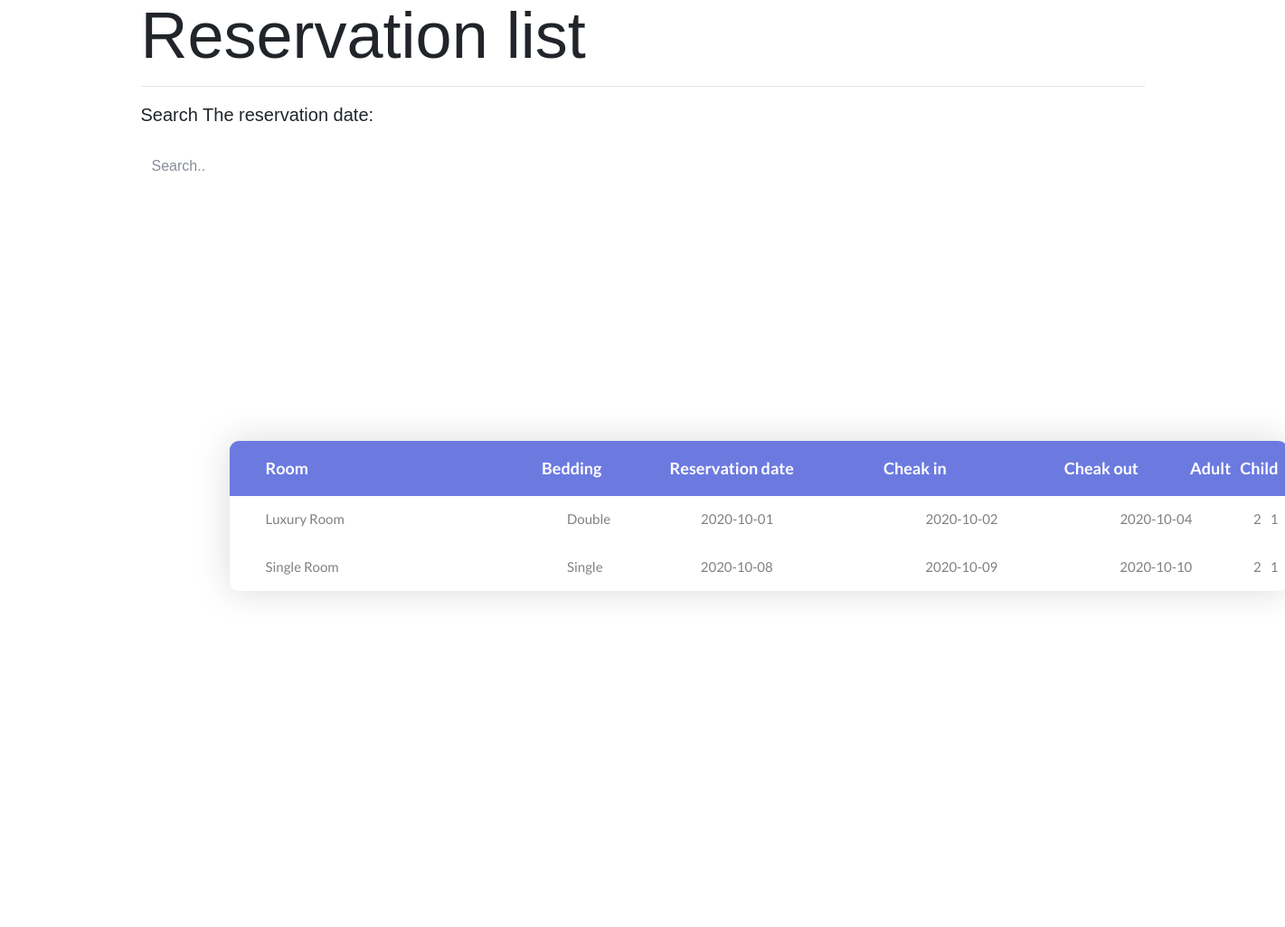
Before: /g_booking.php?g_id=123 with the older database file.
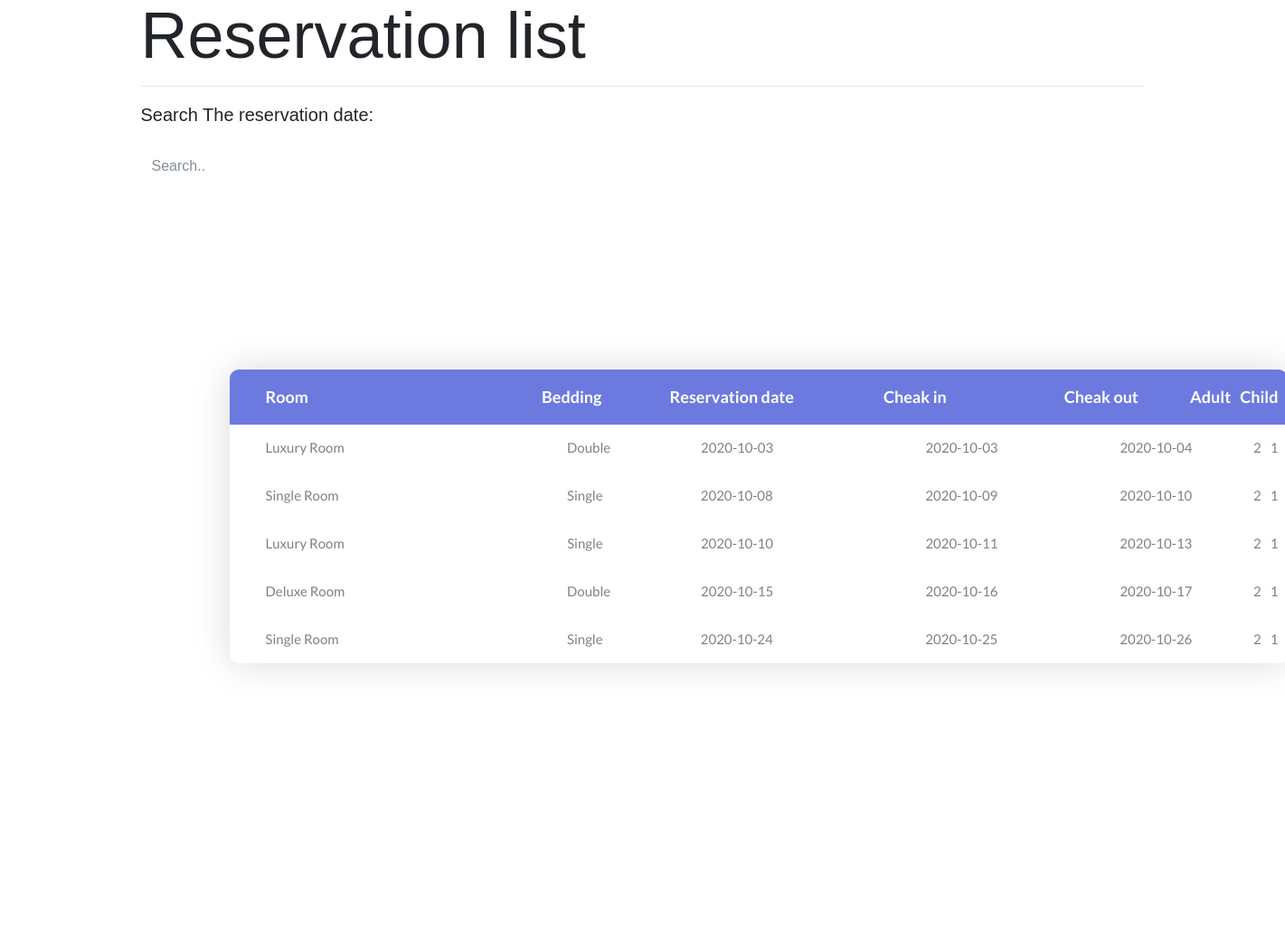
After: the same page with the newer database file.
### tables this page shows
CREATE TABLE `roombook` (
  `id` int(10) NOT NULL,
  `guest_id` int(10) NOT NULL,
  `Room` varchar(15) DEFAULT NULL,
  `bedding` varchar(15) DEFAULT NULL,
  `rdate` date DEFAULT NULL,
  `cin` date DEFAULT NULL,
  `cout` date DEFAULT NULL,
  `adult` int(10) DEFAULT NULL,
  `children` int(10) DEFAULT NULL
);

### g_booking.php (the view, shortened to what this page needs)
<!DOCTYPE html>
<html lang="en">
<head>
	<link rel="stylesheet" type="text/css" href="css/bootstrap.min.css">
	<link rel="stylesheet" type="text/css" href="fonts/font-awesome-4.7.0/css/font-awesome.min.css">
	<link rel="stylesheet" type="text/css" href="css/animate.css">
	<link rel="stylesheet" type="text/css" href="css/select2.min.css">
	<link rel="stylesheet" type="text/css" href="css/perfect-scrollbar.css">
	<link rel="stylesheet" type="text/css" href="css/util.css">
	<link rel="stylesheet" type="text/css" href="css/main.css">
</head>
<body>
	<div class="container">
	<h2 class="display-3">Reservation list</h2>
	<hr>
  <p class="lead">Search The reservation date:</p><br> </di>
  <input class="form-control" id="myInput" type="text" placeholder="Search..">
  <br>
	<div class="limiter">
		<div class="container-table100">
			<div class="wrap-table100">
				<div class="table100 ver1 m-b-110">
					<div class="table100-head">
						<table>
							<thead>
								<tr class="row100 head">
									<th class="cell100 column1">Room</th>
									<th class="cell100 column2">Bedding</th>
									<th class="cell100 column3">Reservation date</th>
									<th class="cell100 column4">Cheak in </th>
									<th class="cell100 column5">Cheak out </th>
									<th class="cell100 column6">Adult</th>
									<th class="cell100 column7">Child</th>
								</tr>
							</thead>
						</table>
					</div>
					<?php
                    require "connection.php";
                    $id=$_GET['g_id'];
                    $result= "SELECT r.id,r.Room,r.bedding,r.rdate,r.cin,r.cout,r.adult,r.children
                              FROM roombook AS r, guest_info AS g
                              WHERE g.NID=r.guest_id AND r.guest_id='$id'";
                    $query= mysqli_query($conn,$result);
                    while($row=mysqli_fetch_assoc($query)){
                    echo '<div class="table100-body js-pscroll">
						<table>
							<tbody id="myTable">
								<tr class="row100 body">
									<td class="cell100 column1">'.$row["Room"].'</td>
									<td class="cell100 column2">'.$row["bedding"].'</td>
									<td class="cell100 column3">'.$row["rdate"].'</td>
									<td class="cell100 column4">'.$row["cin"].'</td>
									<td class="cell100 column5">'.$row["cout"].'</td>
									<td class="cell100 column6">'.$row["adult"].'</td>
									<td class="cell100 column7">'.$row["children"].'</td>
								</tr>
							</tbody>
						</table>
					</div>';
                }
					?>
									</div>
				</div>
			</div>
		</div>
</body>
</html>

Changed rows visible on the page:
changed roombook (number 1 of 5 on the later page): rdate "2020-10-01" → "2020-10-03"; cin "2020-10-02" → "2020-10-03"
added roombook: Room "Luxury Room", bedding "Single", rdate "2020-10-10", cin "2020-10-11", cout "2020-10-13", adult "2", children "1"
added roombook: Room "Deluxe Room", bedding "Double", rdate "2020-10-15", cin "2020-10-16", cout "2020-10-17", adult "2", children "1"
added roombook: Room "Single Room", bedding "Single", rdate "2020-10-24", cin "2020-10-25", cout "2020-10-26", adult "2", children "1"
